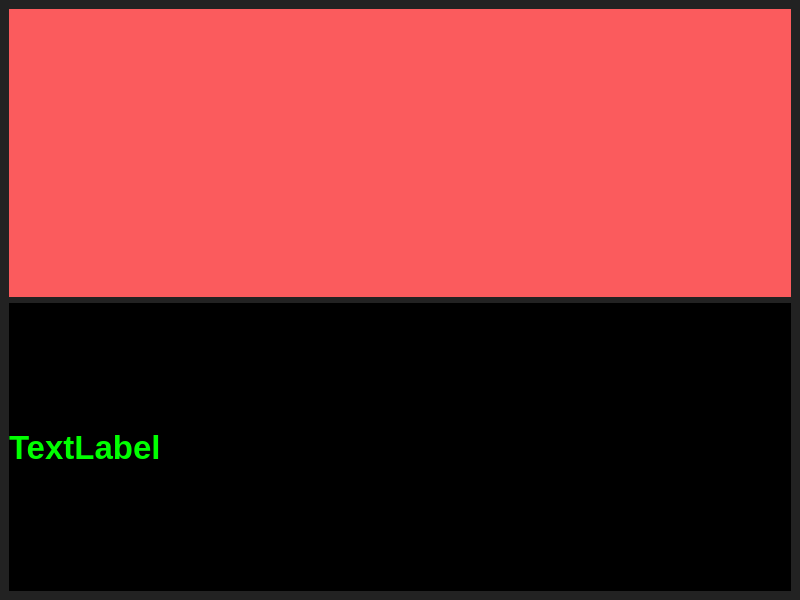
<?xml version="1.0" encoding="UTF-8"?>
<ui version="4.0">
 <class>MainWindow</class>
 <widget class="QMainWindow" name="MainWindow">
  <property name="geometry">
   <rect>
    <x>0</x>
    <y>0</y>
    <width>800</width>
    <height>600</height>
   </rect>
  </property>
  <property name="windowTitle">
   <string>MainWindow</string>
  </property>
  <property name="styleSheet">
   <string notr="true"/>
  </property>
  <widget class="QWidget" name="centralwidget">
   <property name="styleSheet">
    <string notr="true">background-color: #222222</string>
   </property>
   <layout class="QVBoxLayout" name="verticalLayout_3">
    <item>
     <layout class="QVBoxLayout" name="verticalLayout_2">
      <item>
       <layout class="QVBoxLayout" name="verticalLayout">
        <item>
         <widget class="PlotWidget" name="PlotWidget" native="true">
          <property name="enabled">
           <bool>true</bool>
          </property>
          <property name="styleSheet">
           <string notr="true">background-color: #fb5b5d</string>
          </property>
         </widget>
        </item>
        <item>
         <widget class="QLabel" name="label">
          <property name="font">
           <font>
            <pointsize>25</pointsize>
            <weight>75</weight>
            <italic>false</italic>
            <bold>true</bold>
           </font>
          </property>
          <property name="styleSheet">
           <string notr="true">color : #00FF00; background-color : #000000</string>
          </property>
          <property name="text">
           <string>TextLabel</string>
          </property>
         </widget>
        </item>
       </layout>
      </item>
     </layout>
    </item>
   </layout>
  </widget>
 </widget>
 <customwidgets>
  <customwidget>
   <class>PlotWidget</class>
   <extends>QWidget</extends>
   <header>pyqtgraph</header>
   <container>1</container>
  </customwidget>
 </customwidgets>
 <resources/>
 <connections/>
</ui>
